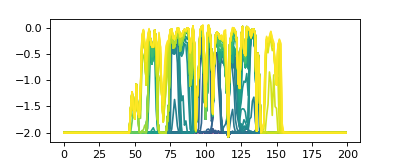

This chart was generated by the following Python code:
import numpy as np
import matplotlib.pyplot as plt

import sandplover as spl

import matplotlib.animation as animation
from matplotlib.gridspec import GridSpec

import matplotlib
import pandas as pd
import xarray as xr

golfcube = spl.sample_data.golf()
golfstrat = spl.cube.StratigraphyCube.from_DataCube(golfcube, dz=0.05)

# do a single demonstration that it works for simple section
strike_section = spl.section.StrikeSection(golfstrat, distance=3000)
strike_section_stratal_surfaces = golfstrat.strata[:, 40, :]

# show the section
cmap = matplotlib.colormaps["viridis"].resampled(91)
fig, ax = plt.subplots(figsize=(5, 2))
for i in range(91):
    ax.plot(golfstrat.strata[i, 40, :], color=cmap(i))
plt.show()
